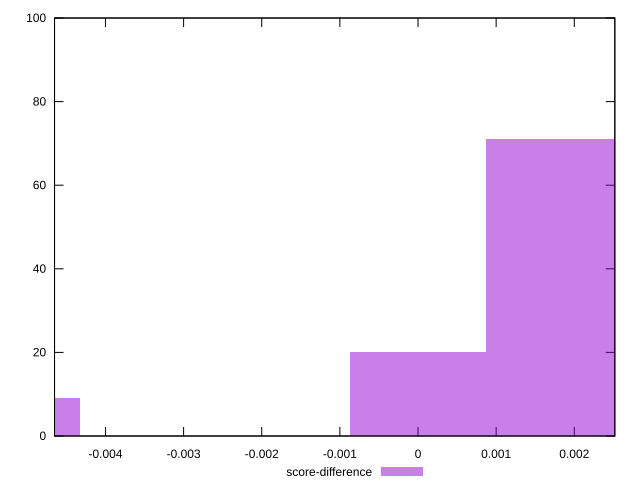

Here is the gnuplot script that generated this plot:
reset

$scoreDifference <<EOF
0.001729680825960685 71
0 20
-0.005189042477882055 9
EOF

set key outside below
set boxwidth 0.001729680825960685
set xrange [-0.004651781412207678:0.002518753549499358]
set yrange [0:100]
set trange [0:100]
set style fill transparent solid 0.5 noborder
set terminal svg size 640, 490 enhanced background rgb 'white'
set output "reprap/cumulative-layout-shift/samples/pages+cached+noexternal/score-difference/histogram.svg"

plot $scoreDifference title "score-difference" with boxes

reset
